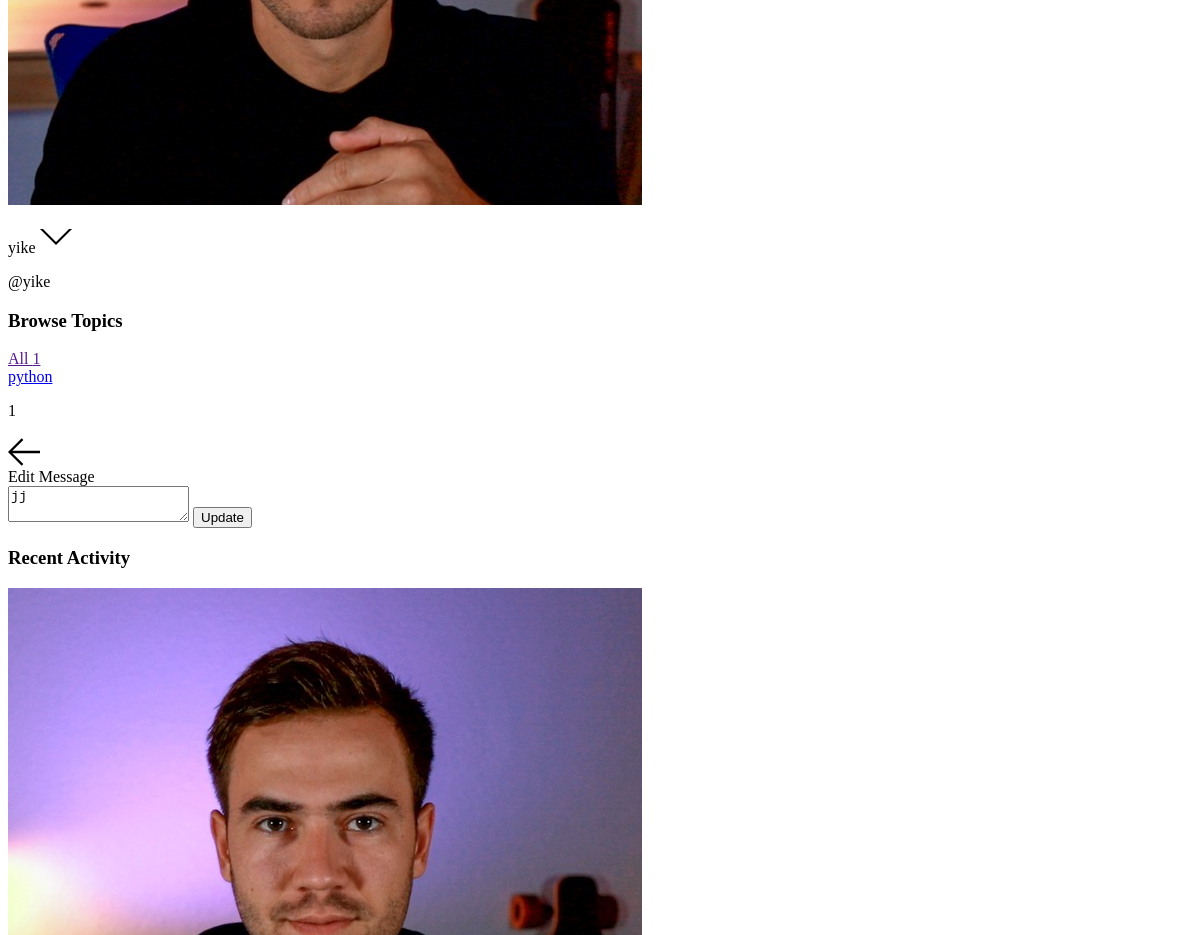
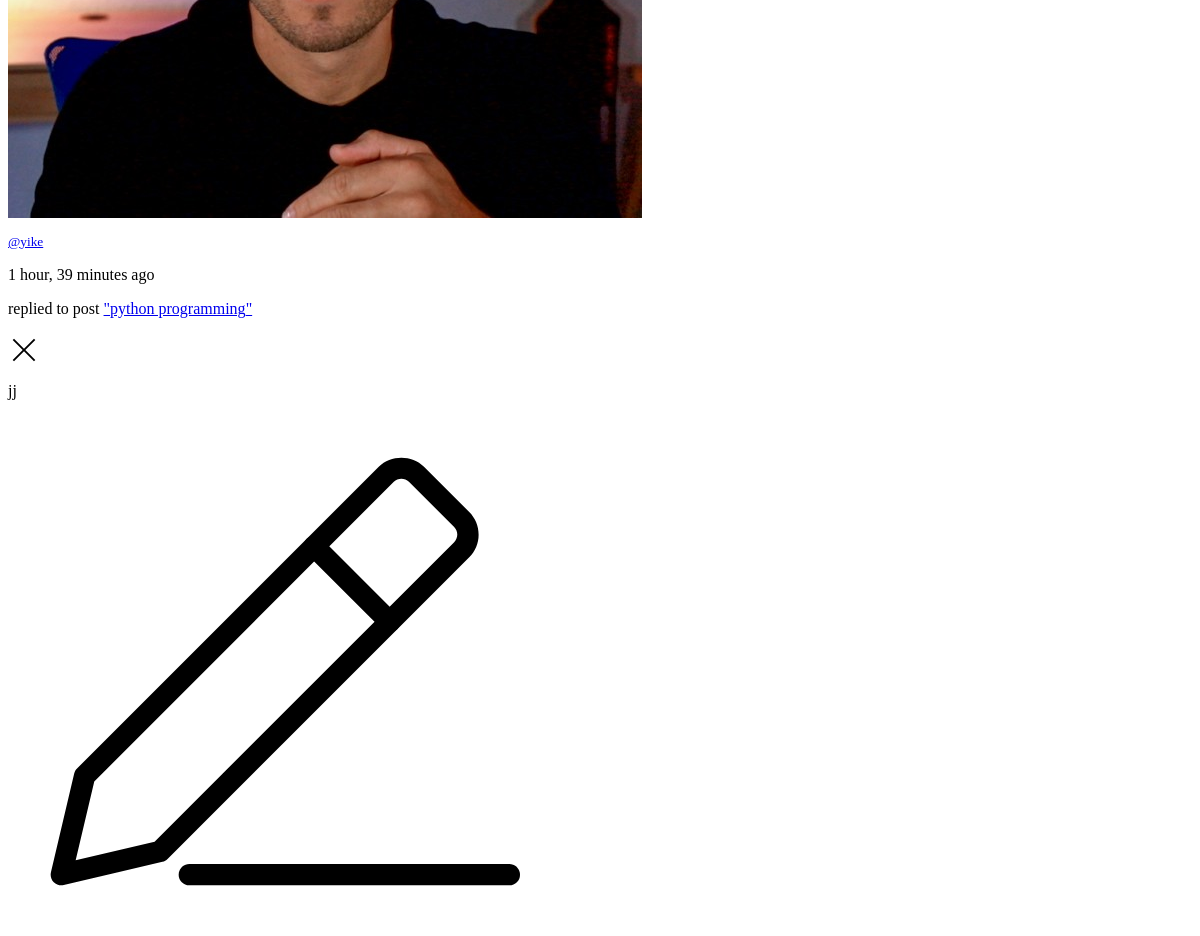
Page /edit-message/1/ (signed in, lower part) on the earlier database version (2 pictures, top to bottom).
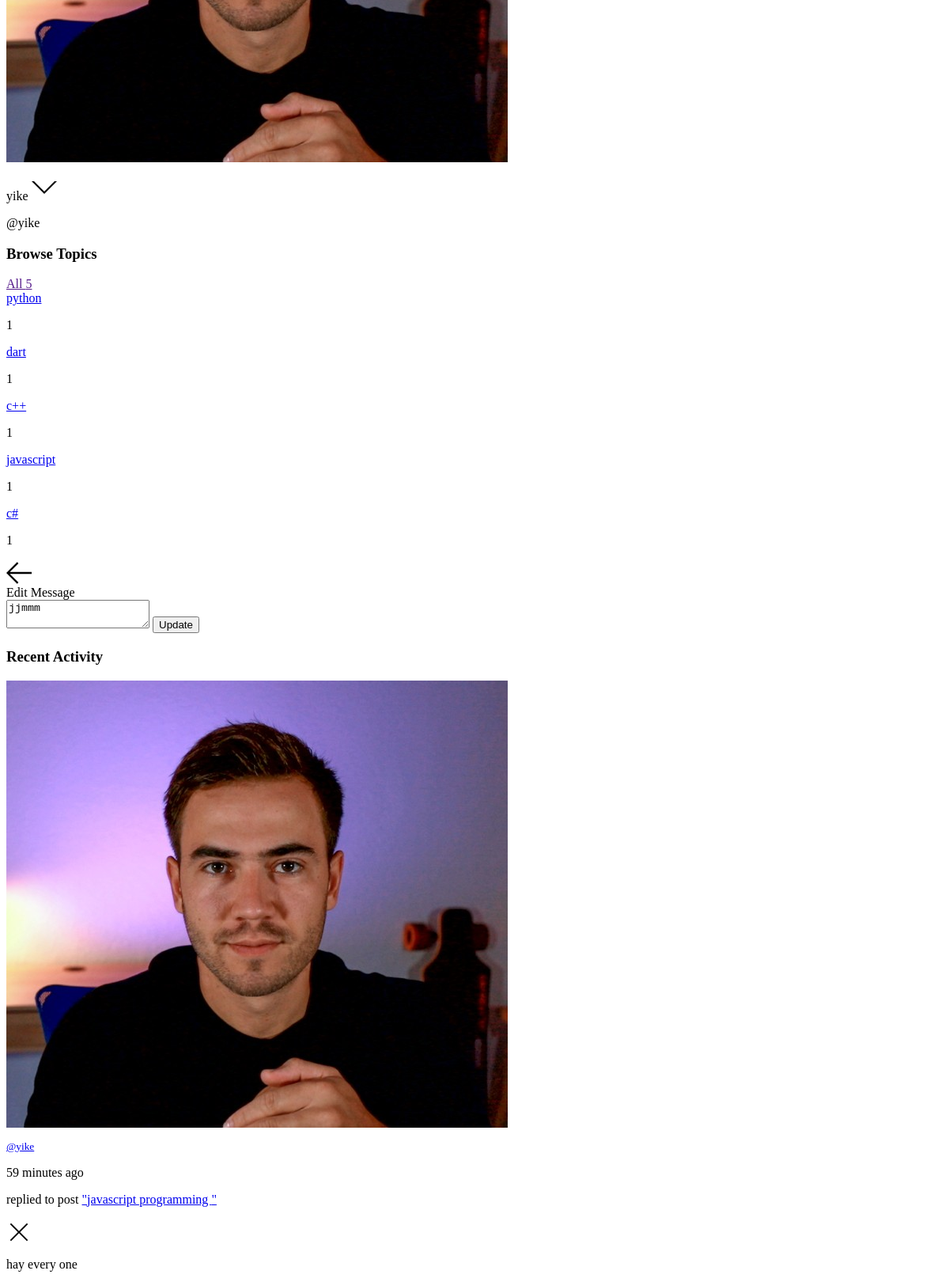
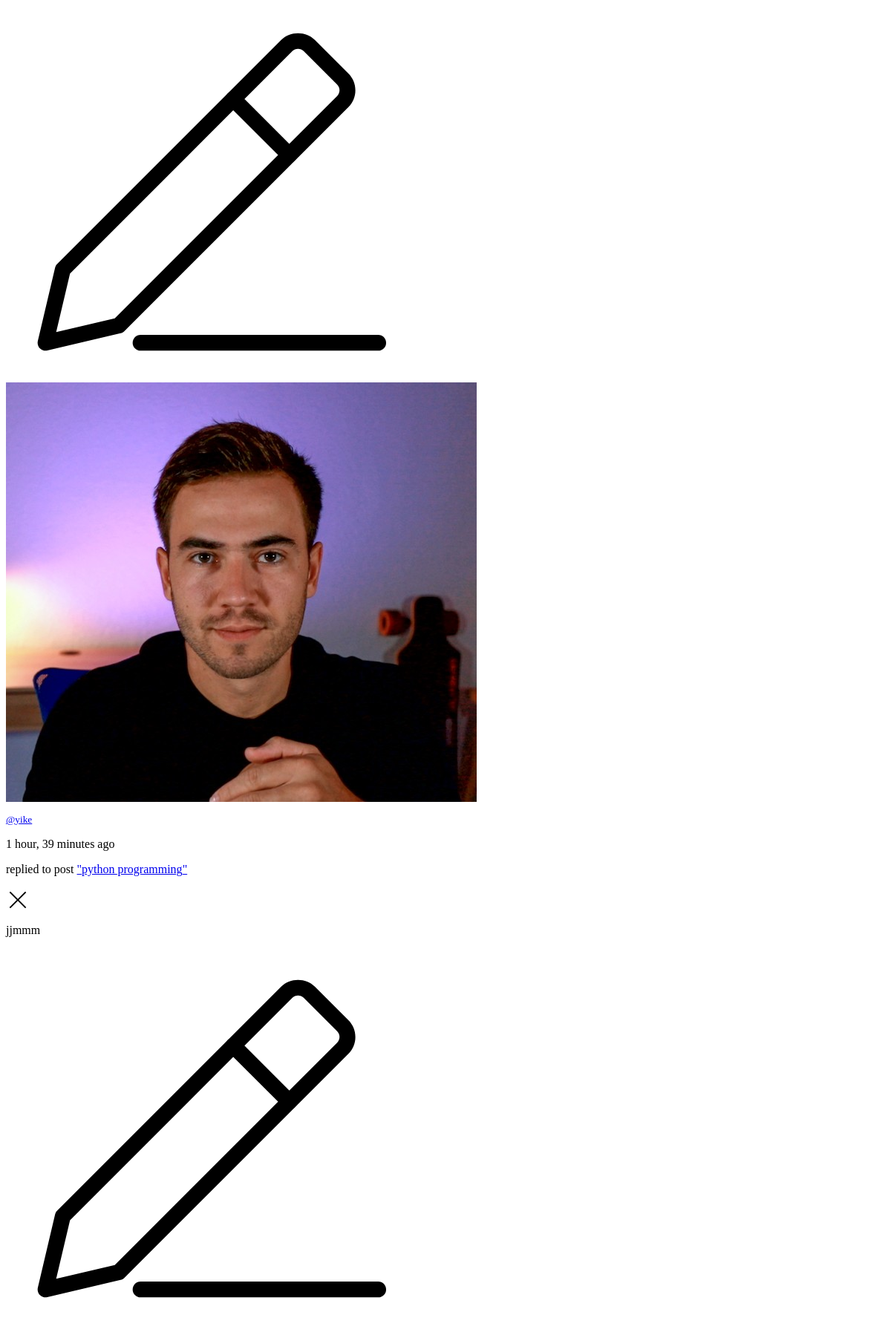
Same page on the later database version (2 pictures, top to bottom).
### Backend/base/models.py (models this page shows, shortened)
class Topic(models.Model):
    name = models.CharField(max_length=200)

class Message(models.Model):
    user = models.ForeignKey(User,on_delete=models.CASCADE)
    room = models.ForeignKey (Room,on_delete=models.CASCADE)
    body = models.TextField()
    updated  = models.DateTimeField(auto_now=True)
    created = models.DateTimeField(auto_now_add=True)
    class Meta:
        ordering = ['-updated','-created']
    def __str__(self):
        return self.body

class Room(models.Model):
    host = models.ForeignKey(User,on_delete=models.SET_NULL,null=True)
    topic = models.ForeignKey(Topic,on_delete=models.SET_NULL,null=True)
    name = models.CharField(max_length=200)
    description = models.TextField(null=True,blank=True)
    participants = models.ManyToManyField(User,related_name='participants',blank=True)
    updated = models.DateTimeField(auto_now=True)
    created = models.DateField(auto_now_add=True)
    class Meta:
        ordering = ['-updated','-created']
    def __str__(self):
        return self.name

### Backend/base/views.py (the view)
# urls.py: path('edit-message/<str:pk>/',views.editMessage,name='edit-message'),
def editMessage(request,pk):
    message = Message.objects.get(id=pk)
    if request.user != message.user:
        return HttpResponse('You are not allowed here!!.')
    if request.method == "POST":
         message.body = request.POST.get('body')
         message.save()
         return redirect('home')
    q = request.GET.get('q')
    message = {'message':message}
    main_view = mainView(request,q)
    main_view.update(message)
    print(message)
    return render(request,'base/edit_message.html',main_view)

### Backend/base/common.py (called while the page is built)
def mainView(request,q):
        q = request.GET.get(q) if request.GET.get(q) != None else ''
        rooms = Room.objects.filter(
                Q(topic__name__icontains = q)|
                Q(description__icontains = q)|
                Q(name__icontains = q)
                )
        topic = Topic.objects.all()
        room_count = rooms.count()
        room_messages = Message.objects.filter(Q(room__topic__name__icontains=q))
        context ={'rooms':rooms,
                'room_count':room_count,
                'topics':topic,
                'room_messages':room_messages,
                'visible_words':5,
                }
        return context

### Frontend/templates/base/edit_message.html (shortened to what this page needs)
{%extends 'main.html' %}
{%load static %}
{% block content %}
<div class="grid grid-flow-col col-gap-2">
    <div class="col-span-3 text-gray-500 ">
        {% include 'base/topics_component.html' %}
    </div>
    <div class="col-span-3 text-gray-500 mb-4 h-64">
        <form action="" method="POST" class="bg-gray-700 pt-2 mt-3 rounded ">
            <div class="flex flex-row bg-purple-700 rounded  mx-10 px-5 py-1 items-center">
                <a href="{{request.META.HTTP_REFERER}}"><img src="{% static 'assets/icons/arrow-left.svg' %}"
                        class="w-4 h-4 " alt="left-arrow"></a>
                <div class="text-lg text-gray-400 pl-2">Edit Message</div>
            </div>
            <div class="mx-20 my-2 pb-2 ">
                <textarea type="text" name="body" required
                    class=" w-full h-full flex-wrap focus:outline-none focus:border-yellow-500 text-sm px-2 py-2  bg-gray-500 w-64 rounded bg-opacity-50 border border-green-500">{{message.body}}</textarea>
                <input type="submit" class="mt-2 bg-yellow-500 rounded p-2 m-2" value="Update">
            </div>
        </form>
    </div>
    <div class="col-span-3 text-gray-500 ">
        {% include 'base/activity_component.html' %}
    </div>
</div>
{% endblock content %}

### Frontend/templates/main.html (shortened to what this page needs)
<html lang="en">
{% load static %}
<head>
  <link rel="stylesheet" href="{% static '/css/public/styles.css' %}" />
</head>
<body class="bg-black text-gray-300 ">
  <div class="mx-0 px-0 bg-black w-full">
    {% include "navbar.html" %}
    {% block content %}
    {% endblock content %}
</body>
</html>

### Frontend/templates/navbar.html (shortened to what this page needs)
{% load static %}
<nav class="flex justify-between items-center bg-gray-900  w-full">
  <div class="items-center mr-2 text-white mr-16 pr-16">
    <div class=" flex flex-row ml-4 px-4 pb-0">
      <img src="{% static '/images/dennis.jpg' %}" alt="profile_img" class="w-10 h-10 rounded-full pb-0" />
      <div class="mx-2 text-sm text-gray-500">
        <p class="flex flex-row">
          <span>{{request.user}}</span>
          <img src="{%static '/assets/icons/chevron-down.svg' %}" class="w-4 h-4 ml-4 mt-2 " alt="logout arrow">
        </p>
        <p>@{{user.username}}</p>
      </div>
    </div>
  </div>
  </div>

### Frontend/templates/base/topics_component.html
<div class=" bg-gray-700 ">
    <h3 class="text-teal-500 mx-4">Browse Topics</h3>
    <a href="" class="mx-4">All <span class="px-2  mx-3 bg-gray-200  rounded text-blue-400">{{topics.count}}</span></a>
    {% for topic in topics %}
    <div class="flex flex-row justify-between text-gray-200 my-5 mx-3">
        <a href="{% url 'home'   %}?q={{topic.name}}">{{topic.name}} </a>
        <p class="px-2  mx-3 bg-gray-200  rounded text-blue-400">{{topic.room_set.all.count}}</p>
    </div>
    {% endfor %}
</div>

### Frontend/templates/base/activity_component.html (shortened to what this page needs)
{%load static %}
<div class="mr-2">
    <h3 class="bg-purple-700 opacity-75 ml-4 mt-3 pl-4  py-2 rounded"> Recent Activity</h3>
    <div class=" bg-gray-700  ml-4 mt-3 px-2 py-2 rounded">
        {% for message in room_messages %}
        <div class=" border border-green-600 m-2 p-2 rounded">
            <div class="flex flex-row justify-between">
                <div class="flex flex-row">
                    <div class="relative">
                        <img src="{%static 'images/dennis.jpg' %}" class="w-8 h-8 rounded-full inline" alt="">
                    </div>
                    <div class="ml-2 ">
                        <small> <a href="{% url 'user-profile' message.user.id %}"
                                class="text-teal-500">@{{message.user}}
                            </a>
                        </small>
                        <p class="text-sm font-thin">{{message.created|timesince}} ago</p>
                        <p class="text-md text-teal-500">replied to post <a
                                href="{% url 'room' message.room.id %}">"{{message.room}}"</a>
                        </p>
                    </div>
                </div>
                {% if request.user == message.user %}
                <a href="{% url 'delete-message' message.id %}"><img src="{%static 'assets/icons/remove.svg' %}"
                        class="w-4 w-4" alt="delete"></a>
                {% endif %}
            </div>
            <div class="flex flex-row mx-2 items-center">
                <p class="bg-gray-900 mt-3 px-2 py-2 rounded">{{message|truncatewords:visible_words}}</p>
                {% if request.user == message.user %}
                <a href="{% url 'edit-message' message.id %}" class="px-2 py-2"><img
                        src="{%static 'assets/icons/edit.svg' %}" class="w-4 w-4" alt="edit"></a>
                {% endif %}
            </div>
        </div>
        {% endfor %}
    </div>
</div>

Differences in the rows shown:
added Topic: name "dart", room_set.all.count "1"
added Topic: name "c++", room_set.all.count "1"
added Topic: name "javascript", room_set.all.count "1"
added Topic: name "c#", room_set.all.count "1"
changed Message "python programming": body "jj" → "jjmmm"
added Message: user "yike", created "59 minutes", room "javascript programming", body "hay every one"
Other differences:
{{ topics.count }}: "1" → "5"
